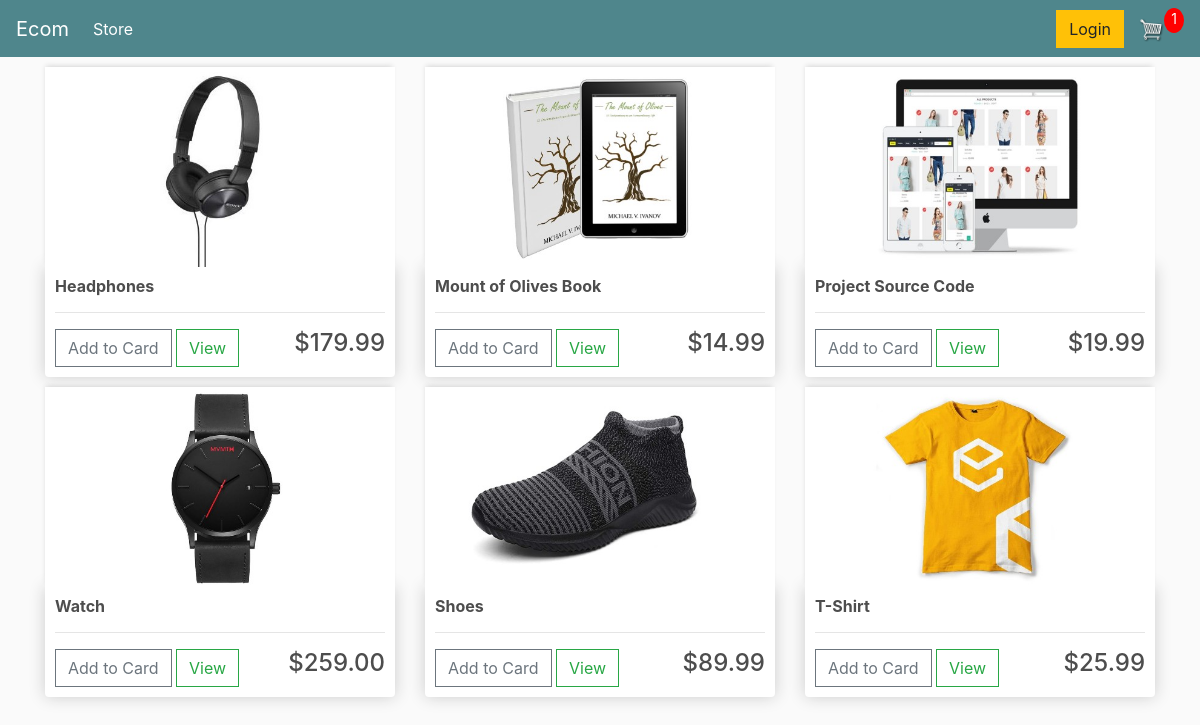
The app's page / (signed in) with its own data.
### store/models.py (models this page shows, shortened)
class Product(models.Model):
    name = models.CharField(max_length=200, null=True)
    price = models.FloatField()
    digital = models.BooleanField(default=False, null=True, blank=False)
    image = models.ImageField(upload_to='images',null=True, blank=True)
    @property
    def imageURL(self):
        try:
            url = self.image.url
        except:
            url = ''
        return url

### store/views.py (the view)
# urls.py: path('',include('store.urls')),
def store(request):
    if request.user.is_authenticated:
        customer = request.user.customer
        order, created = Order.objects.get_or_create(customer = customer, complate= False)
        items = order.orderitem_set.all()
        cartItems= order.get_cart_items
    else:
        items=[]
        order ={'get_cart_items':0, 'get_cart_total':0,'shipping':False}
        cartItems= order.get_cart_items['get_cart_total']
    products = Product.objects.all()
    context ={'products':products, 'cartItems':cartItems}
    return render(request,'store/store.html',context)

### store/models.py (called while the page is built)
    @property
    def get_cart_items(self):
        orderitems = self.orderitem_set.all()
        total = sum([item.quantity for item in orderitems])
        return total

### store/templates/store/store.html
{% extends "store/main.html" %}
{% load static %}
{% block content %}
<div class="row">
        {% for product in products%}
		<div class="col-lg-4">
            <img class= "thumbnail" src="{{product.imageURL}}">
			<div class="box-element product">
            <h6><strong>{{product.name}}</strong></h6>
            <hr>
            <button data-product={{product.id}} data-action="add" class="btn btn-outline-secondary add-btn update-cart">Add to Card</button>
            <a class="btn btn-outline-success" href="#">View</a>
            <h4 style="display: inline-block; float: right;">${{product.price|floatformat:2}}</h4>
			</div>
            </div>
                  {% endfor %}
        </div>
  {% endblock content %}

### store/static/store/css/main.css (style rules this page uses)
body { background-color: hsl(0, 0%, 98%); }
h1,h2,h3,h4,h5,h6 { color:hsl(0, 0%, 30%); }
.box-element { box-shadow:hsl(0, 0%, 80%) 0 0 16px; background-color: #fff; border-radius: 4px; padding: 10px; }
.thumbnail { width: 100%; height: 200px; -webkit-box-shadow: -1px -3px 5px -2px rgba(214,214,214,1); -moz-box-shadow: -1px -3px 5px -2px rgba(214,214,214,1); box-shadow: -1px -3px 5px -2px rgba(214,214,214,1); }
.product { border-radius: 0 0 4px 4px; }
.col-lg-4, .col-lg-6, .col-lg-8, .col-lg-12 { margin-top: 10px; }
.btn { border-radius: 0; }

### records on screen
Product: imageURL (picture), name "Headphones", price "179.99"
Product: imageURL (picture), name "Mount of Olives Book", price "14.99"
Product: imageURL (picture), name "Project Source Code", price "19.99"
Product: imageURL (picture), name "Watch", price "259.00"
Product: imageURL (picture), name "Shoes", price "89.99"
Product: imageURL (picture), name "T-Shirt", price "25.99"

### other values on screen
{{ cartItems }} "1"
